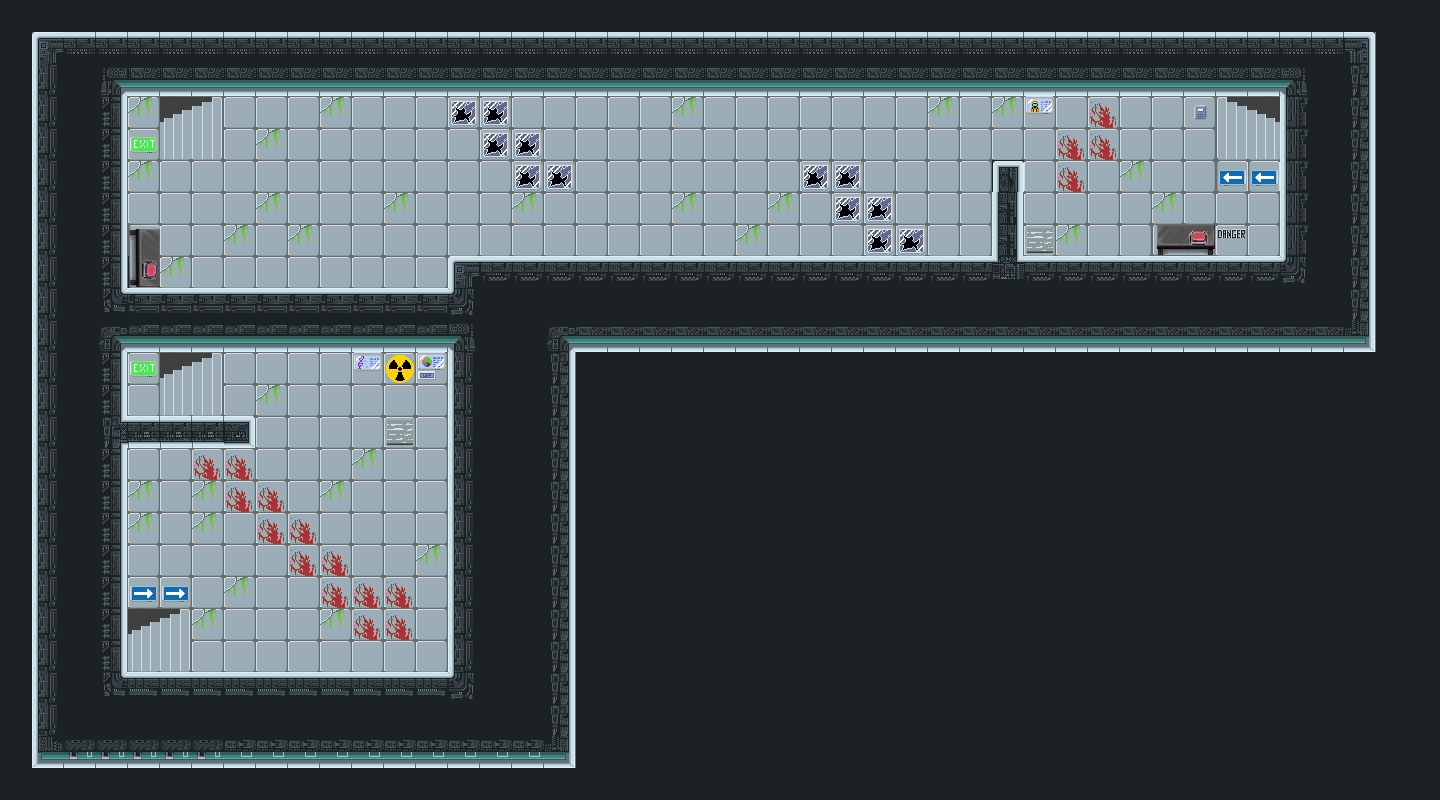

A level layout from a 2D game, rendered from its tile map. Below: a short description, then the map file with tile-grid data replaced by summaries:
An orthogonal 45x25 tile map with 32x32 px tiles, 4 tile layers (Mur2, Esca2, Background2, Button2).

<map version="1.9" tiledversion="1.9.2" orientation="orthogonal" renderorder="right-down" width="45" height="25" tilewidth="32" tileheight="32" infinite="0" nextlayerid="6" nextobjectid="1">
 <tileset firstgid="1" name="tuilesmap" tilewidth="32" tileheight="32" tilecount="540" columns="30">
  <image source="tuilesmap.png" width="960" height="576" />
 </tileset>
 <layer id="2" name="Mur2" width="45" height="25">
  <data>[1125 cells, 157 non-empty, 1 distinct tile ids]</data>
 </layer>
 <layer id="3" name="Esca2" width="45" height="25">
  <data>[1125 cells, 6 non-empty, 1 distinct tile ids]</data>
 </layer>
 <layer id="1" name="Background2" width="45" height="25">
  <data>[1125 cells, 1125 non-empty, 55 distinct tile ids]</data>
 </layer>
 <layer id="4" name="Button2" width="45" height="25">
  <data>[1125 cells, 2 non-empty, 2 distinct tile ids]</data>
 </layer>
</map>
